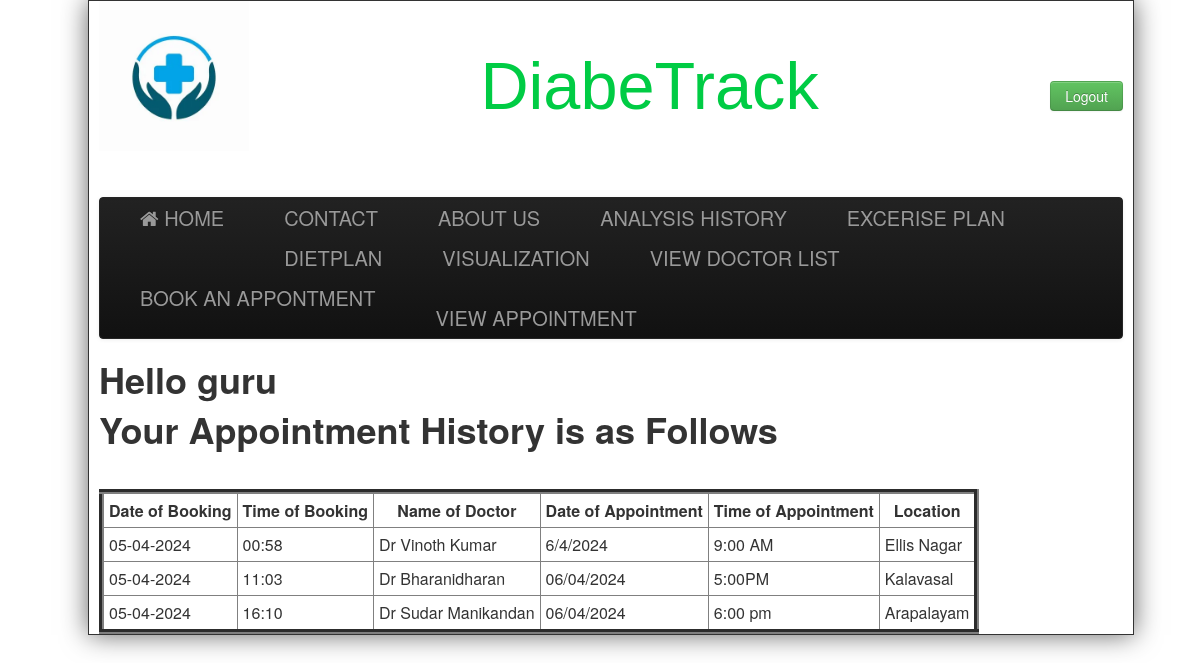
Page /viewbooking.php (signed in) on the committed database.
### tables this page shows
CREATE TABLE `appointment` (
  `Name` varchar(255) NOT NULL,
  `Contact` varchar(255) NOT NULL,
  `Date` varchar(255) NOT NULL,
  `Timming` varchar(255) NOT NULL,
  `username` varchar(255) NOT NULL,
  `DOB` varchar(255) NOT NULL,
  `TOB` varchar(255) NOT NULL,
  `Location` varchar(255) NOT NULL
);

### viewbooking.php (the view, shortened to what this page needs)
<html>
<head>
	<link href="css/bootstrap.min.css" rel="stylesheet" ></link>
	<link href="css/bootstrap.css" rel="stylesheet" ></link>
	<link href="css/Default.css" rel="stylesheet" >	</link>
	<link rel="stylesheet" type="text/css" href="https://stackpath.bootstrapcdn.com/font-awesome/4.7.0/css/font-awesome.min.css"></link>
	<link href="https://stackpath.bootstrapcdn.com/font-awesome/4.7.0/css/font-awesome.min.css" rel="stylesheet"></link>
</head>
<body>
<div class="wrap">
		<div class="header">
			<div style="float:left;width:150px;">
				<img src="images/logo2.jpg"/>
			</div>
			<div>
				<div style="float:right; font-size:20px;margin-top:20px;">
				<?php
			 if(isset($_SESSION['name']))
			 {
			 echo "<b>Welcome,</b>".$_SESSION['name']."&nbsp;&nbsp;&nbsp;<a href=\"logout.php\" class=\"btn btn-info\">Logout</a>";
			 }
			 else
			 {
			 ?><br><br><br>
			     <a href="index2.php?logout='1'" class="btn btn-success" >Logout</a>
			<?php } ?>
			</div>
			<div id="heading">
				<a href="#" id="title">DiabeTrack</a>
			</div>
			</div>
		</div><br><br>
		<div class="navbar navbar-inverse">
			<div class="navbar-inner">
				<div class="container" >
			<a class="brand" href="index.php" ><i class="fa fa-home" aria-hidden="true"></i>&nbsp;HOME</a>
				<a class="brand" href="contact2.php">CONTACT</a>
				<a class="brand" href="about2.php">ABOUT US </a>
				<a class="brand" href="display.php" >ANALYSIS HISTORY</a>
				<a class="brand" href="excerise.php">EXCERISE PLAN</a>
				<a class="brand" href="diet.php">DIETPLAN</a>
				<a class="brand" href="visualization.php">VISUALIZATION</a>
				<a class="brand" href="viewdoc2.php">VIEW DOCTOR LIST </a>
				<a class="brand" href="booking.php">BOOK AN APPONTMENT </a>
				<a class="brand" href="booking.php"> </a>
				<a class="brand" href="booking.php"> </a>
				<a class="brand" href="booking.php"> </a>
				<a class="brand" href="booking.php"> </a>
				<a class="brand" href="booking.php"> </a>
				<a class="brand" href="booking.php"> </a>
				<a class="brand" href="booking.php"> </a>
				<a class="brand" href="booking.php"> </a>
				<a class="brand" href="viewbooking.php">VIEW APPOINTMENT </a>
				</div>
			</div>
		</div>
<?php  if (isset($_SESSION['username'])) : ?>
			<h1><p>Hello <strong><?php echo $_SESSION['username']; ?></strong></p></h1>
		<?php endif ?>
<?php
include("connection.php");
$name= $_SESSION['username'];
$query="SELECT * FROM appointment where username='$name'";
$data=mysqli_query($conn,$query);
$total=mysqli_num_rows($data);
if($total !=0)
{
	?>
	<h1> Your Appointment History is as Follows</h1> <br>
	<table border='5' cellpadding='5' cellspacing="5" >
		<tr>
			<th>Date of Booking </th>
			<th>Time of Booking</th>
			<th>Name of Doctor </th>
			<th>Date of Appointment </th>
			<th> Time of Appointment</th>
			<th> Location</th>
		</tr>
	<?php
	while($result=mysqli_fetch_assoc($data))
	{
		echo "<tr>
			<td>".$result['DOB']."</td>
			<td>".$result['TOB']."</td>
			<td>".$result['Name']."</td>
			<td>".$result['Date']."</td>
			<td>".$result['Timming']."</td>
			<td>".$result['Location']."</td>
		</tr>";
	}
}
?>
</table>

### css/Default.css (style rules this page uses)
body { width:100%; background-image:url(C:\xampp\htdocs\RNGClinic\images\back.jpg); }
.header { height: 156px; padding: 0; font-size: 14px; width:100%; }
.wrap { position:absolute; width:1024px; background-color:#FFFFFF; padding:0 10px; border:solid 1px; -o-box-shadow: 10px 10px 5px #888; -moz-box-shadow: 10px 10px 5px #888; -webkit-box-shadow: 10px 10px 5px #888; box-shadow: 0px 0px 25px #666; }
#heading { text-align:center; font-size:50pt; font-family:verdana,helvetica,arial,sans-serif; color:#993366; padding-top:35pt; line-height:normal; }
.navbar .brand { padding:10px 40px 10px; }

### viewbooking.php (style rules this page uses)
#title { color: #00cc44; }

### rows in the picture
appointment: DOB "05-04-2024", TOB "00:58", Name "Dr Vinoth Kumar", Date "6/4/2024", Timming "9:00 AM", Location "Ellis Nagar"
appointment: DOB "05-04-2024", TOB "11:03", Name "Dr Bharanidharan", Date "06/04/2024", Timming "5:00PM", Location "Kalavasal"
appointment: DOB "05-04-2024", TOB "16:10", Name "Dr Sudar Manikandan", Date "06/04/2024", Timming "6:00 pm", Location "Arapalayam"

### other values in the picture
$_SESSION['username'] "guru"
